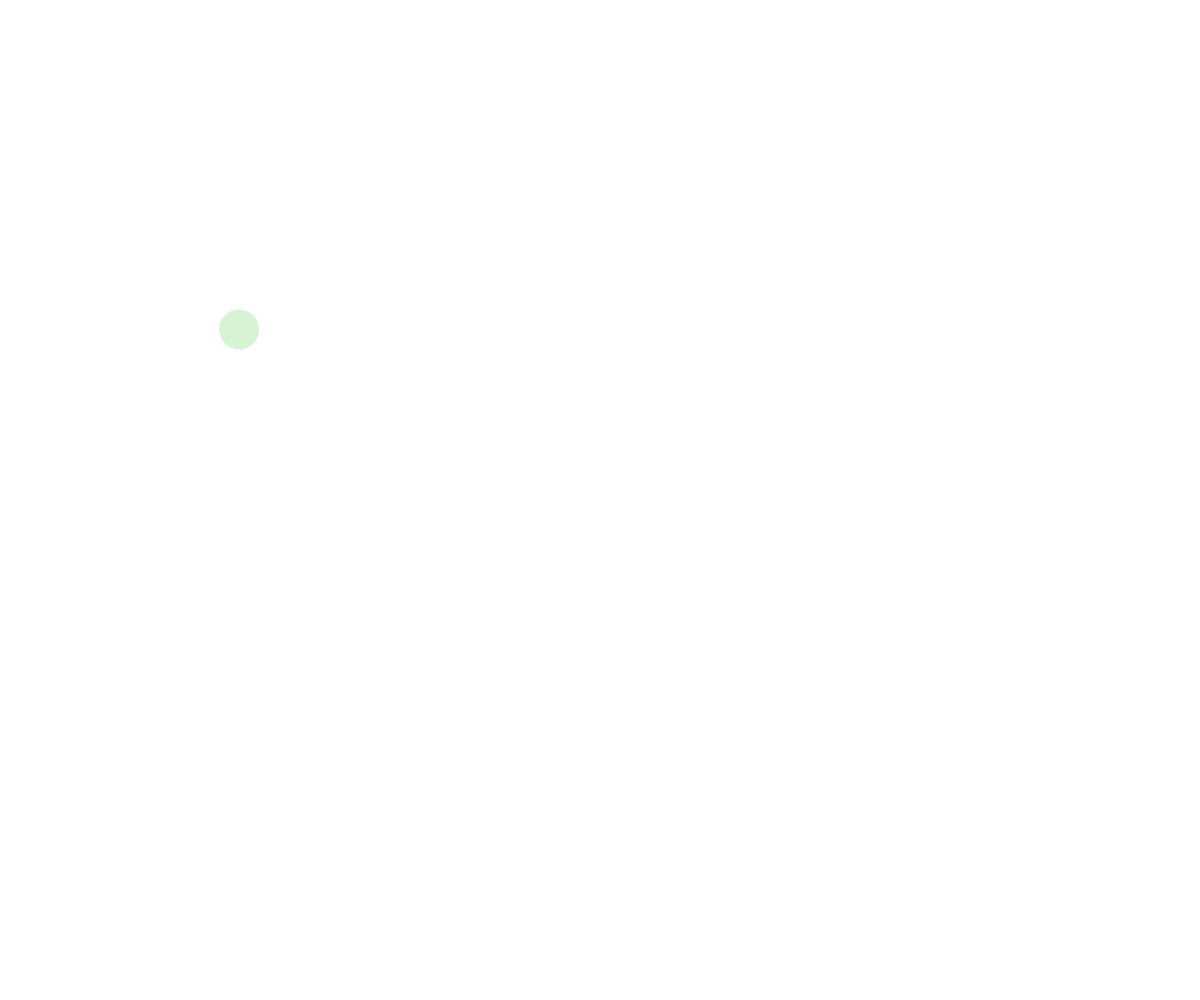
Frame 1 (no input)
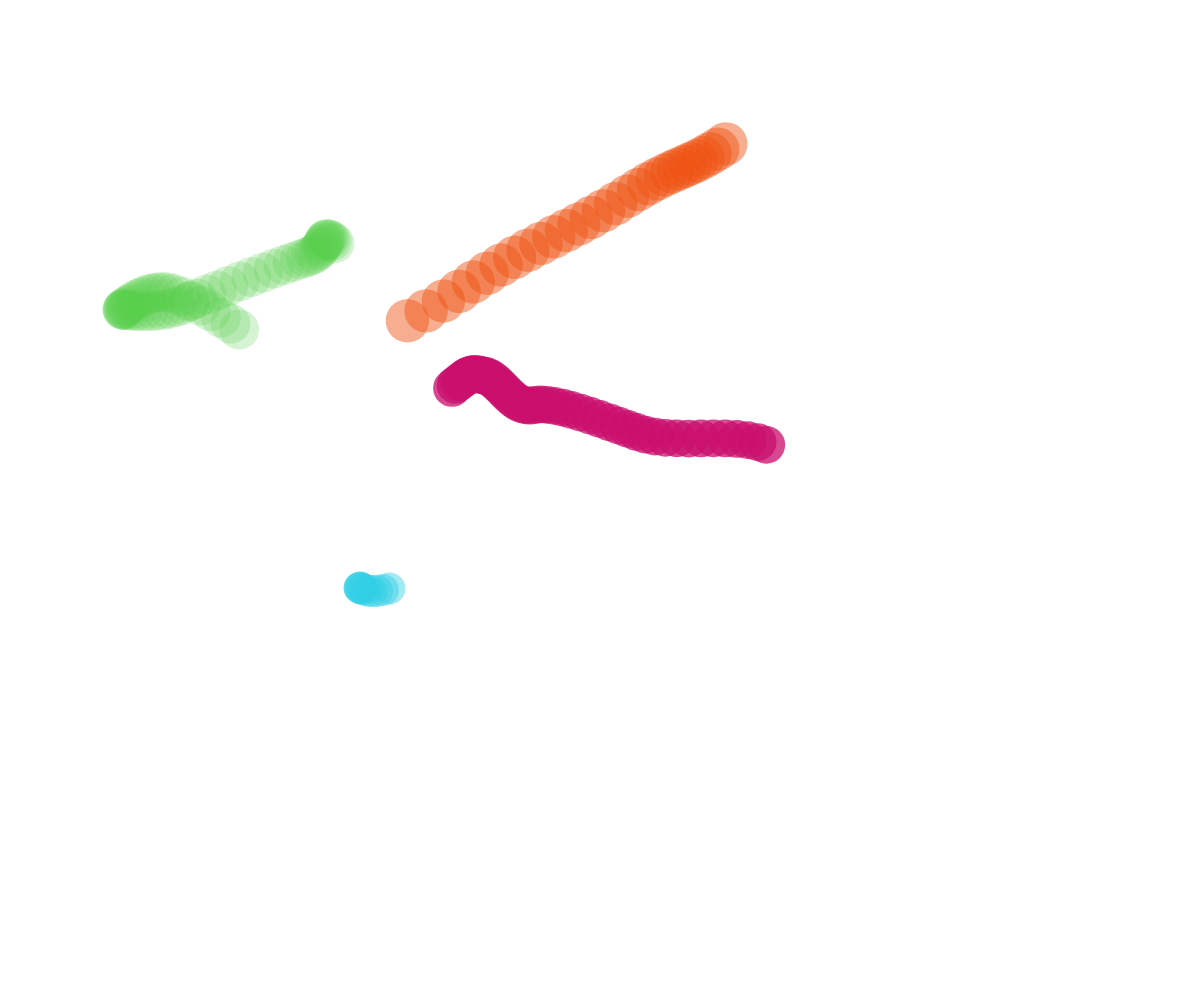
Frame 60 (no input)
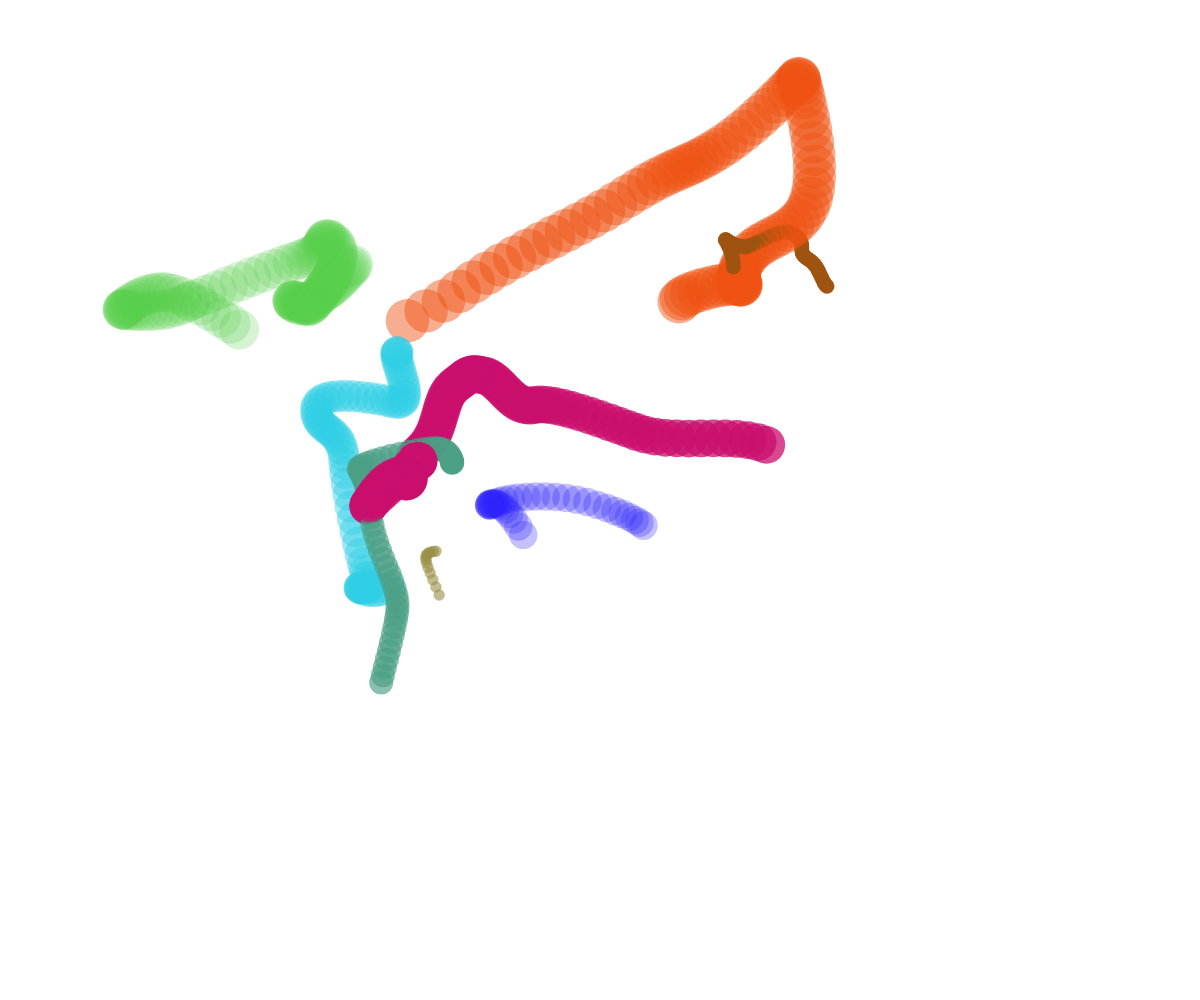
Frame 120 (the mouse pressed at the canvas centre since frame 60)

The p5.js sketch that drew these frames (run headless with seeded random() and noise() and a simulated clock; from frame 60 on, the mouse is pressed at the canvas centre):

// p5.js sketch
// ── sketch.js
// Perlin Noise Ball

let ballArray = [];


function setup() {
  createCanvas(windowWidth, windowHeight);
  background("white");
  noStroke();
  spawnBall();
  //spawn new ball every half second
  window.setInterval(spawnBall, 500);
}

function draw() {
  for (let theBall of ballArray) {
    fill(theBall.color);
    //move
    theBall.x = noise(theBall.time) * width;
    theBall.y = noise(theBall.time + 300) * height;
    //display
    circle(theBall.x, theBall.y, theBall.size);
  
    theBall.time += 0.01;

  }
}

function mousePressed() {
  spawnBall();
}

function spawnBall() {
  let ball = {
    x: random(width),
    y: random(height),
    size: random(10, 50),
    color: color(random(255), random(255), random(255), random(255)),
    time: random(1000),
  };
 ballArray.push(ball);  
}
